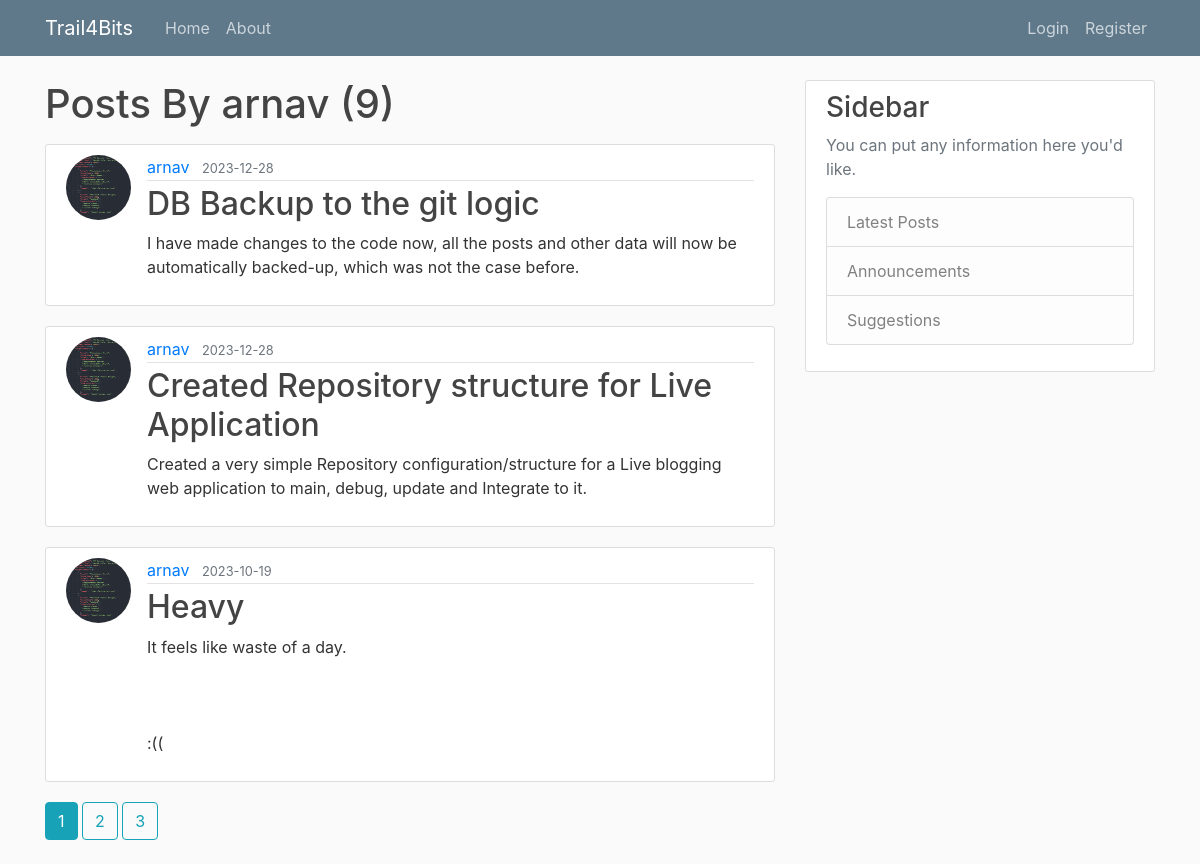
The page /user/arnav on the database as committed earlier.
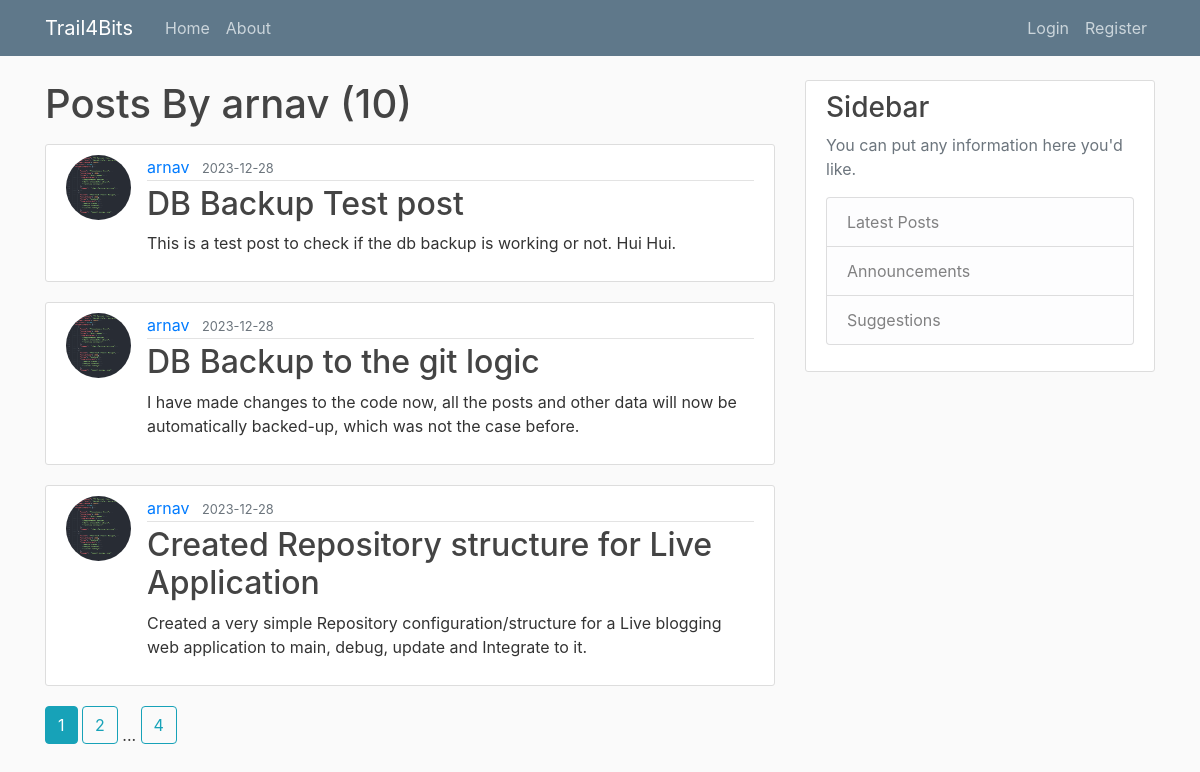
The same page on the database as committed later.
### flaskblog/models.py (models this page shows, shortened)
class Post(db.Model):
    id=db.Column(db.Integer, primary_key=True)
    title= db.Column(db.String(120), nullable=False)
    content= db.Column(db.Text, nullable=False)
    date_posted= db.Column(db.DateTime, nullable=False, default=datetime.utcnow)
    user_id= db.Column(db.Integer, db.ForeignKey('user.id'), nullable=False)

class User(db.Model, UserMixin):
    id=db.Column(db.Integer, primary_key=True, )
    username= db.Column(db.String(20), unique=True, nullable=False )
    email=db.Column(db.String(120), nullable=False)
    image_file=db.Column(db.String(120), nullable=False, default='default.jpg')
    password=db.Column(db.String(60), nullable=False)
    posts=db.relationship('Post', backref='author', lazy=True)

### flaskblog/users/routes.py (the view)
@users.route("/user/<string:username>")
def user_posts(username):
    page=request.args.get('page', 1, type=int)
    user = User.query.filter_by(username=username).first_or_404()
    posts  = Post.query.filter_by(author=user)\
            .order_by(Post.date_posted.desc())\
            .paginate(per_page=3 , page=page)
    return render_template('user_posts.html', posts=posts, title='Home', user=user, page=page)

### flaskblog/templates/user_posts.html
{% extends "layout.html"%}
{% block content %}
    <h1 class="mb-3">Posts By {{ user.username }} ({{ posts.total }})</h1>
    {% for post in posts%}
    <article class="media content-section">
        <img class="rounded-circle article-img" src="{{ url_for('static', filename='Profile_Pictures/' + post.author.image_file) }} ">
        <div class="media-body">
          <div class="article-metadata">
            <a class="mr-2" href="{{ url_for('posts.user_posts', username=post.author.username, page=page_num) }}">{{ post.author.username}}</a>
            <small class="text-muted">{{ post.date_posted.strftime('%Y-%m-%d') }}</small>
          </div>
          <h2><a class="article-title" href="{{ url_for('posts.post', post_id=post.id, page=page_num) }}">{{ post.title }}</a></h2>
          <p class="article-content">{{ post.content }}</p>
        </div>
    </article>
    {% endfor %}
    {% for page_num in posts.iter_pages(left_edge=1, right_edge=1, left_current=1, right_current=1) %}
      {% if page_num %}
        {% if posts.page == page_num %}
          <a class="btn btn-info mb-4" href="{{ url_for('posts.user_posts', username=user.username, page=page_num) }}">{{ page_num }}</a>
        {% else %}
          <a class="btn btn-outline-info mb-4" href="{{ url_for('posts.user_posts', username=user.username, page=page_num) }}">{{ page_num }}</a>
        {% endif %}
      {% else %}
        ...
      {% endif %}
    {% endfor %}
{% endblock content%}

Rows that differ between the two databases and show on the page:
no longer on this page (row unchanged): Post: image_file (picture), author.username "arnav", date_posted "2023-10-19", title "Heavy", content "It feels like waste of a day. :(("
added Post: image_file (picture), author.username "arnav", date_posted "2023-12-28", title "DB Backup Test post", content "This is a test post to check if the db backup is working or not. Hui Hui."
Other text that changed with them:
{{ posts.total }}: "9" → "10"
new list line: "4"
list line gone: "3"
